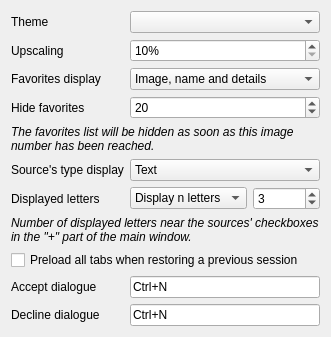
      <widget class="QWidget" name="pageInterface">
       <layout class="QFormLayout" name="formLayout_7">
        <property name="fieldGrowthPolicy">
         <enum>QFormLayout::AllNonFixedFieldsGrow</enum>
        </property>
        <item row="0" column="0">
         <widget class="QLabel" name="labelTheme">
          <property name="text">
           <string>Theme</string>
          </property>
         </widget>
        </item>
        <item row="0" column="1">
         <widget class="QComboBox" name="comboTheme"/>
        </item>
        <item row="1" column="0">
         <widget class="QLabel" name="labelThumbnailUpscale">
          <property name="text">
           <string>Upscaling</string>
          </property>
         </widget>
        </item>
        <item row="1" column="1">
         <widget class="QSpinBox" name="spinThumbnailUpscale">
          <property name="suffix">
           <string>%</string>
          </property>
          <property name="minimum">
           <number>10</number>
          </property>
          <property name="maximum">
           <number>1000</number>
          </property>
         </widget>
        </item>
        <item row="2" column="0">
         <widget class="QLabel" name="label_26">
          <property name="text">
           <string>Favorites display</string>
          </property>
         </widget>
        </item>
        <item row="2" column="1">
         <widget class="QComboBox" name="comboFavoritesDisplay">
          <item>
           <property name="text">
            <string>Image, name and details</string>
           </property>
          </item>
          <item>
           <property name="text">
            <string>Image and name</string>
           </property>
          </item>
          <item>
           <property name="text">
            <string>Image and details</string>
           </property>
          </item>
          <item>
           <property name="text">
            <string>Name and details</string>
           </property>
          </item>
          <item>
           <property name="text">
            <string>Image only</string>
           </property>
          </item>
          <item>
           <property name="text">
            <string>Name only</string>
           </property>
          </item>
          <item>
           <property name="text">
            <string>Details only</string>
           </property>
          </item>
         </widget>
        </item>
        <item row="3" column="0">
         <widget class="QLabel" name="label_39">
          <property name="text">
           <string>Hide favorites</string>
          </property>
         </widget>
        </item>
        <item row="3" column="1">
         <widget class="QSpinBox" name="spinHideFavorites">
          <property name="maximum">
           <number>1000</number>
          </property>
          <property name="value">
           <number>20</number>
          </property>
         </widget>
        </item>
        <item row="4" column="0" colspan="2">
         <widget class="QLabel" name="label_40">
          <property name="text">
           <string>&lt;i&gt;The favorites list will be hidden as soon as this image number has been reached.&lt;/i&gt;</string>
          </property>
          <property name="wordWrap">
           <bool>true</bool>
          </property>
         </widget>
        </item>
        <item row="5" column="0">
         <widget class="QLabel" name="label_41">
          <property name="text">
           <string>Source's type display</string>
          </property>
         </widget>
        </item>
        <item row="5" column="1">
         <widget class="QComboBox" name="comboSources">
          <item>
           <property name="text">
            <string>Text</string>
           </property>
          </item>
          <item>
           <property name="text">
            <string>Image</string>
           </property>
          </item>
          <item>
           <property name="text">
            <string>Image and text</string>
           </property>
          </item>
          <item>
           <property name="text">
            <string>Don't show</string>
           </property>
          </item>
         </widget>
        </item>
        <item row="6" column="0">
         <widget class="QLabel" name="label_42">
          <property name="text">
           <string>Displayed letters</string>
          </property>
         </widget>
        </item>
        <item row="6" column="1">
         <layout class="QHBoxLayout" name="horizontalLayout_9">
          <item>
           <widget class="QComboBox" name="comboSourcesLetters">
            <item>
             <property name="text">
              <string>Display n letters</string>
             </property>
            </item>
            <item>
             <property name="text">
              <string>Before first dot</string>
             </property>
            </item>
            <item>
             <property name="text">
              <string>Before last dot</string>
             </property>
            </item>
           </widget>
          </item>
          <item>
           <widget class="QSpinBox" name="spinSourcesLetters">
            <property name="minimum">
             <number>0</number>
            </property>
            <property name="maximum">
             <number>1000000</number>
            </property>
            <property name="value">
             <number>3</number>
            </property>
           </widget>
          </item>
         </layout>
        </item>
        <item row="7" column="0" colspan="2">
         <widget class="QLabel" name="label_43">
          <property name="text">
           <string>&lt;i&gt;Number of displayed letters near the sources' checkboxes in the &quot;+&quot; part of the main window.&lt;/i&gt;</string>
          </property>
          <property name="wordWrap">
           <bool>true</bool>
          </property>
         </widget>
        </item>
        <item row="8" column="0" colspan="2">
         <widget class="QCheckBox" name="checkPreloadAllTabs">
          <property name="text">
           <string>Preload all tabs when restoring a previous session</string>
          </property>
         </widget>
        </item>
        <item row="10" column="0">
         <widget class="QLabel" name="labelDeclineDialogue">
          <property name="text">
           <string>Decline dialogue</string>
          </property>
         </widget>
        </item>
        <item row="10" column="1">
         <widget class="QKeySequenceEdit" name="keyDeclineDialogue">
          <property name="keySequence">
           <string>Ctrl+N</string>
          </property>
         </widget>
        </item>
        <item row="9" column="0">
         <widget class="QLabel" name="labelAcceptDialogue">
          <property name="text">
           <string>Accept dialogue</string>
          </property>
         </widget>
        </item>
        <item row="9" column="1">
         <widget class="QKeySequenceEdit" name="keyAcceptDialogue">
          <property name="keySequence">
           <string>Ctrl+N</string>
          </property>
         </widget>
        </item>
       </layout>
      </widget>
